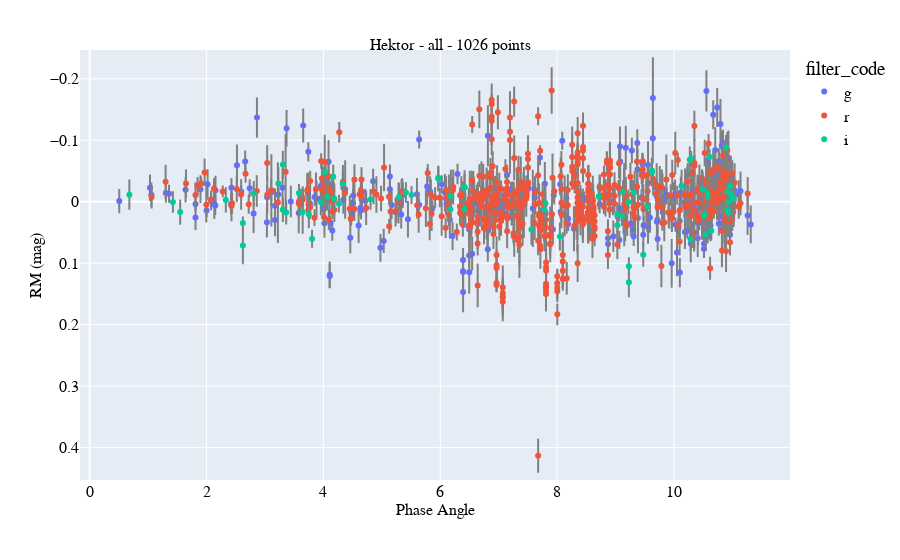

Notebook source saved alongside this figure:
### Code cell
# Now you can see the residuals after discounting the rotational effects (orbit by orbit) and the solar phase angle effects. 
plots.general(x_column='phase_angle',
              y_column='phase_corrected_mag',
              show_yerr=True,
              show_color=True,
              color_column='filter_code',
              table=merged_table_corr,
              save_path=string+'_corrected_by_phase_and_rotation.jpg')

### Figure 1 — Plotly figure (JSON) as saved in the notebook; plotly's stock layout.template omitted (floating-point values rounded to 4 significant figures; data arrays with more than 128 entries replaced by an {"elided": "..."} marker saying what was removed)
{"data": [{"cliponaxis": true, "error_y": {"array": {"elided": "1026 float values"}, "color": "gray", "type": "data", "width": 1}, "hovertemplate": "filter_code=g<br>phase_angle=%{x}<br>phase_corrected_mag=%{y}<extra></extra>", "legendgroup": "g", "marker": {"color": "#636efa", "symbol": "circle"}, "mode": "markers", "name": "g", "orientation": "v", "showlegend": true, "type": "scatter", "x": {"elided": "351 float values"}, "xaxis": "x", "y": {"elided": "351 float values"}, "yaxis": "y"}, {"cliponaxis": true, "error_y": {"array": {"elided": "1026 float values"}, "color": "gray", "type": "data", "width": 1}, "hovertemplate": "filter_code=r<br>phase_angle=%{x}<br>phase_corrected_mag=%{y}<extra></extra>", "legendgroup": "r", "marker": {"color": "#EF553B", "symbol": "circle"}, "mode": "markers", "name": "r", "orientation": "v", "showlegend": true, "type": "scatter", "x": {"elided": "604 float values"}, "xaxis": "x", "y": {"elided": "604 float values"}, "yaxis": "y"}, {"cliponaxis": true, "error_y": {"array": {"elided": "1026 float values"}, "color": "gray", "type": "data", "width": 1}, "hovertemplate": "filter_code=i<br>phase_angle=%{x}<br>phase_corrected_mag=%{y}<extra></extra>", "legendgroup": "i", "marker": {"color": "#00cc96", "symbol": "circle"}, "mode": "markers", "name": "i", "orientation": "v", "showlegend": true, "type": "scatter", "x": [10.3, 4.168, 1.424, 0.6788, 1.549, 2.33, 4.065, 4.807, 5.508, 6.174, 6.175, 5.293, 4.333, 3.582, 3.306, 3.306, 2.808, 2.622, 2.622, 3.229, 3.363, 3.645, 8.047, 9.22, 9.474, 10.13, 10.27, 10.58, 10.57, 10.54, 10.49, 9.111, 7.783, 8.712, 10.28, 9.229, 9.229, 9.132, 9.033, 9.033, 7.8, 5.967, 5.967, 4.18, 4.025, 3.96, 3.806, 3.751, 4.266, 5.413, 10.64, 10.51, 10.97, 10.93, 10.91, 10.91, 10.89, 10.61, 9.623, 9.623, 6.417, 6.416, 6.416, 7.561, 9.309, 9.544, 10.54, 10.97, 11.01, 11.02, 10.93], "xaxis": "x", "y": [-0.07002, -0.04043, 0.0004431, -0.01139, 0.01685, -0.002976, -0.008514, -0.003756, -0.01108, -0.008759, 0.0123, -0.007612, -0.02925, -0.014, -0.06045, 0.01315, -0.01328, 0.07116, 0.03452, -0.02945, 0.01748, 0.01652, 0.05656, 0.0003139, 0.08618, -0.02549, -0.06834, -0.007649, -0.01443, 0.05311, -0.02065, 0.02285, 0.01305, -0.008468, 0.06071, 0.1049, 0.1308, -0.01606, 0.02085, 0.03841, 0.002511, -0.03728, -0.03904, -0.005646, -0.04792, 0.0007043, 0.06037, 0.02041, 0.003153, -0.01487, 0.04735, 0.02224, -0.02548, 0.01748, -0.01677, 0.01334, -0.08797, -0.07288, -0.05077, -0.0478, -0.0234, 0.01181, -0.02365, 0.04538, -0.01544, 0.008379, 0.02002, -0.01261, -0.006446, -0.004309, 0.0006197], "yaxis": "y"}], "layout": {"coloraxis": {"colorbar": {"tickfont": {"color": "black", "family": "serif", "size": 16}, "title": {"font": {"color": "black", "family": "serif", "size": 16}}}}, "font": {"color": "black", "family": "serif", "size": 16}, "legend": {"title": {"text": "filter_code"}, "tracegroupgap": 0}, "margin": {"t": 50}, "title": {"font": {"color": "black", "family": "serif", "size": 16}, "text": "Hektor - all - 1026 points", "x": 0.5, "y": 0.93}, "xaxis": {"anchor": "y", "domain": [0, 1], "tickfont": {"color": "black", "family": "serif", "size": 16}, "title": {"font": {"color": "black", "family": "serif", "size": 16}, "standoff": 4, "text": "Phase Angle"}}, "yaxis": {"anchor": "x", "autorange": false, "domain": [0, 1], "range": [0.4527, -0.2468], "tickfont": {"color": "black", "family": "serif", "size": 16}, "title": {"font": {"color": "black", "family": "serif", "size": 16}, "standoff": 4, "text": "RM (mag)"}}}}
